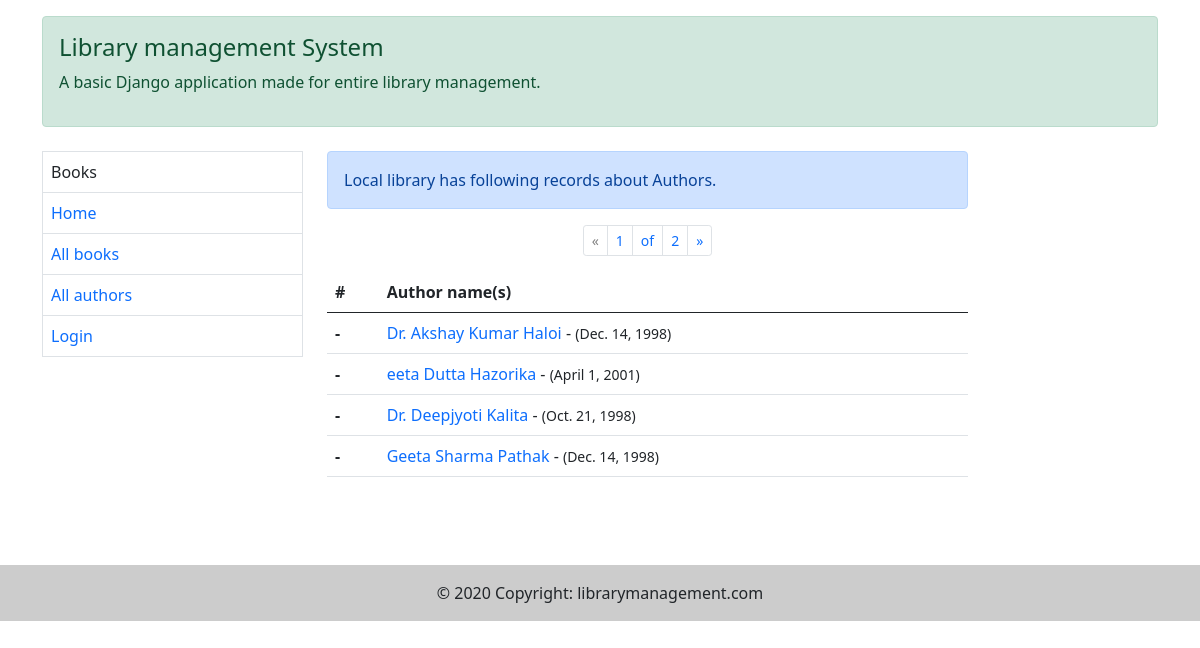
Screenshot of /catalog/authors/ with the database file from the repository.
### catalog/models.py (models this page shows, shortened)
class Author(models.Model):
    first_name = models.CharField(max_length=100)
    last_name = models.CharField(max_length=100)
    date_of_birth = models.DateField(null=True, blank=True)
    date_of_death = models.DateField('Date of death', null=True, blank=True)
    class Meta:
        ordering = ['last_name', 'first_name']

### catalog/views.py (the view)
# urls.py: path('authors/', views.AuthorListView.as_view(), name="authors"),
class AuthorListView(generic.ListView):
    model = Author
    template_name = 'catalog/all_authors.html'
    context_object_name = 'authors'
    paginate_by = 4

### templates/catalog/all_authors.html (shortened to what this page needs)
{% extends 'catalog/base.html' %}
{% load static %}
{% block body %}
    <div class="alert alert-primary" role="alert">
        Local library has following records about Authors.
    </div>
    {% block pagination %}
        {% if is_paginated %}
            <nav class="mt-3" aria-label="Page navigation example">
                <ul class="pagination pagination-sm justify-content-center">
                    <li class="page-item">
                        {% if page_obj.has_previous %}
                            <a class="page-link" href="{{ requeset.path }}?page={{ page_obj.previous_page_number }}"
                               aria-label="Previous">
                                <span aria-hidden="true">&laquo;</span>
                            </a>
                        {% else %}
                            <a class="page-link" aria-label="Previous">
                                <span style="color:grey" aria-hidden="true">&laquo;</span>
                            </a>
                        {% endif %}
                    </li>
                    <li class="page-item"><a class="page-link">{{ page_obj.number }}</a></li>
                    <li class="page-item"><a class="page-link">of</a></li>
                    <li class="page-item"><a class="page-link">{{ page_obj.paginator.num_pages }}</a></li>
                    <li class="page-item">
                        {% if page_obj.has_next %}
                            <a class="page-link" href="{{ request.path }}?page={{ page_obj.next_page_number }}"
                               aria-label="Next">
                                <span aria-hidden="true">&raquo;</span>
                            </a>
                        {% else %}
                            <a class="page-link" aria-label="Next">
                                <span style="color: grey" aria-hidden="true">&raquo;</span>
                            </a>
                        {% endif %}
                    </li>
                </ul>
            </nav>
        {% endif %}
    {% endblock %}
    <table class="table">
        <thead>
        <tr>
            <th scope="col">#</th>
            <th scope="col">Author name(s)</th>
        </tr>
        </thead>
        <tbody>
        {% for author in authors %}
            <tr>
                <th scope="row">-</th>
                <td>
                    <a href="{% url 'author-detail' author.last_name author.id %}">{{ author.first_name }} {{ author.last_name }}</a>
                    - <small>({{ author.date_of_birth }})</small></td>
            </tr>
        {% endfor %}
        </tbody>
    </table>
<br><br><br>
{% endblock %}

### rows the page displays
Author: first_name "Dr. Akshay Kumar", last_name "Haloi", date_of_birth "Dec. 14, 1998"
Author: first_name "eeta Dutta", last_name "Hazorika", date_of_birth "April 1, 2001"
Author: first_name "Dr. Deepjyoti", last_name "Kalita", date_of_birth "Oct. 21, 1998"
Author: first_name "Geeta Sharma", last_name "Pathak", date_of_birth "Dec. 14, 1998"

### other values shown
{{ page_obj.number }} "1"
{{ page_obj.paginator.num_pages }} "2"
